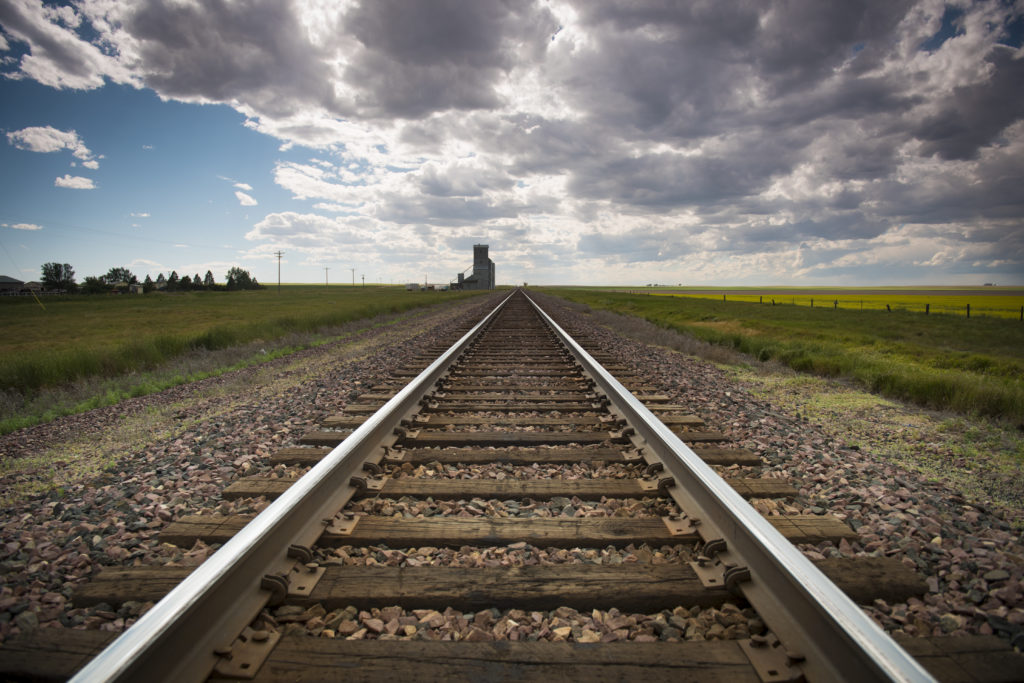
#> input picture input/Railroad.jpg, 1024 x 683 px
$ jupyter execute hough_impl.ipynb   (shell and % lines are left out)
#> lines starting #> are read from the running program, lines starting #| are printed output that depends on the picture; long printed decimals are rounded
# Hough transform

Using the input step, we repeat the edge detection:

[cell 1]
import cv2 as cv
import math
import matplotlib.pyplot as plt
import numpy as np

input_dir = './input/'
in_img_name = 'Railroad.jpg'
# in_img_name = 'hough_test.png'
in_img = cv.imread(input_dir + in_img_name, cv.IMREAD_GRAYSCALE)
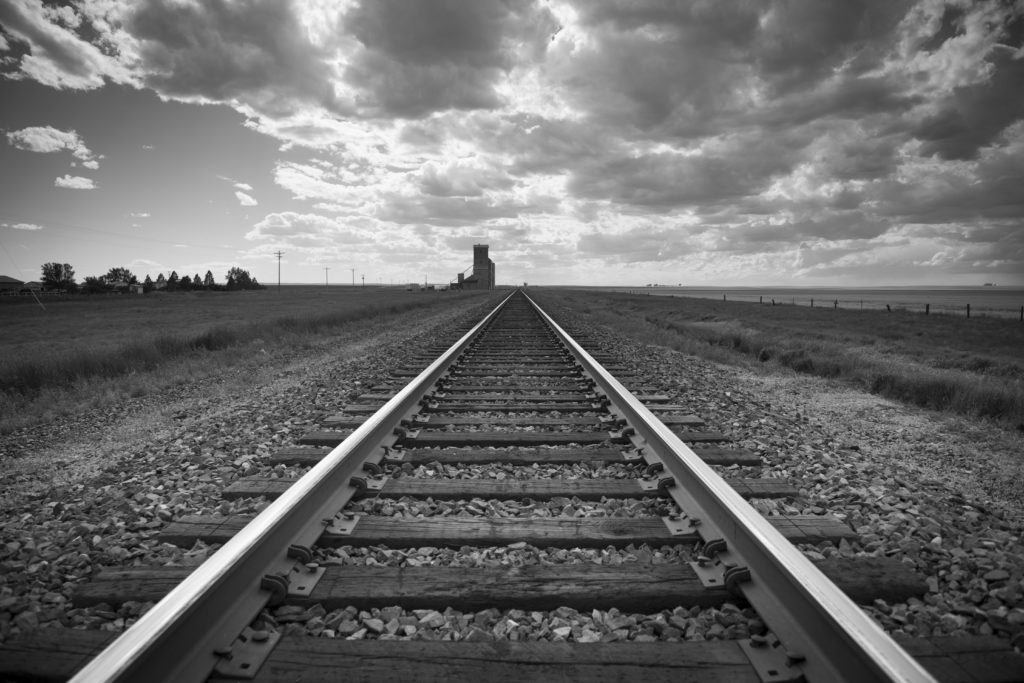
#> in_img: shape (683, 1024); min 0, max 255, mean 107.9

hough_threshold = 300

# Image with 2 white points
# in_img = np.zeros((50,50), np.uint8)
# in_img[10, 25] = 1
# in_img[40, 20] = 1

canny_thresholds = [460, 500]
edges = cv.Canny(in_img, canny_thresholds[0], canny_thresholds[1])
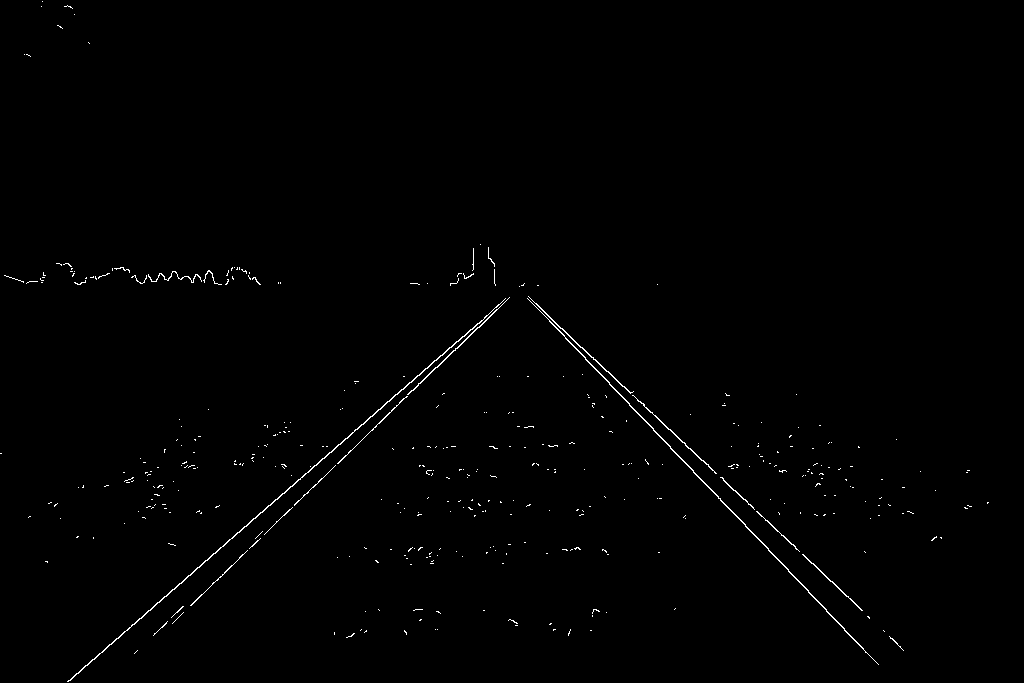
#> edges: shape (683, 1024); 0.6% white in thin lines or dots
in_img = edges
plt.figure(figsize=(15,10))
plt.imshow(in_img,cmap = 'gray')
plt.title('Input Image')
plt.show()

[cell 2]
# Hough transform implementation
img = in_img

rho_step = 1 # 1 pixel rho step
theta_step = np.pi / 180 # 1 degree step in radians
threshold = hough_threshold # acummulator filtering threshold

# theta is calculated from -90 to 90 degrees
min_theta = -np.pi/2
max_theta = np.pi/2

h, w = img.shape
#> h = 683; w = 1024

# maximum and minimum values for rho
# could also calculated as the diagonal of the image
max_rho = int(round(math.sqrt(w * w + h * h)))
#> max_rho = 1231
min_rho = -max_rho
#> min_rho = -1231

# number of values for rho and theta based on input params
num_angle = int(np.floor((max_theta - min_theta) / theta_step) + 1)
num_rho = int(round((max_rho - min_rho + 1) / rho_step))
#> num_rho = 2463

rho_offset = (num_rho - 1) / 2
#> rho_offset = 1231

# accumulator matrix sized larger with 2 to allow calculation of neighbors in the local maximum step
accum = np.zeros((num_rho + 2, num_angle + 2), int)

[cell 3]
# calculate values for accumulator
for i in range(h):
  for j in range(w):
    # skip black pixels
    if img[i,j] != 0:
      # iterate each angle from -90 to 90
      for n in range(num_angle):
        # theta angle in radians
        angle = min_theta + n * theta_step
        # Rho formula based on theory in hough space
        r = round(j * math.cos(angle) + i * math.sin(angle))
        # Move to center
        r += int(rho_offset)
        # increment accumulator, r+1, n+1 because of the accumulator size + 2
        accum[r,n] += 1
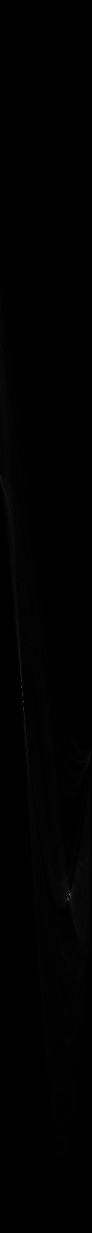
#> accum: shape (2465, 183) int64 (shown at 1/2 size); min 0, max 426, mean 1.7; drawn with min black and max white

[cell 4]
# print accumulator
plt.figure(figsize=(10,10))
# plt.imshow(np.repeat(accum, 3, axis=0),
  # extent=[np.rad2deg(max_theta), np.rad2deg(min_theta), max_rho, min_rho])
ah, aw = accum.shape
#> ah = 2465; aw = 183
x_repeat = ah / aw
#> x_repeat = 13.47
accum_resize = np.repeat(accum, x_repeat, axis=1)
plt.imshow(accum_resize)
plt.show()
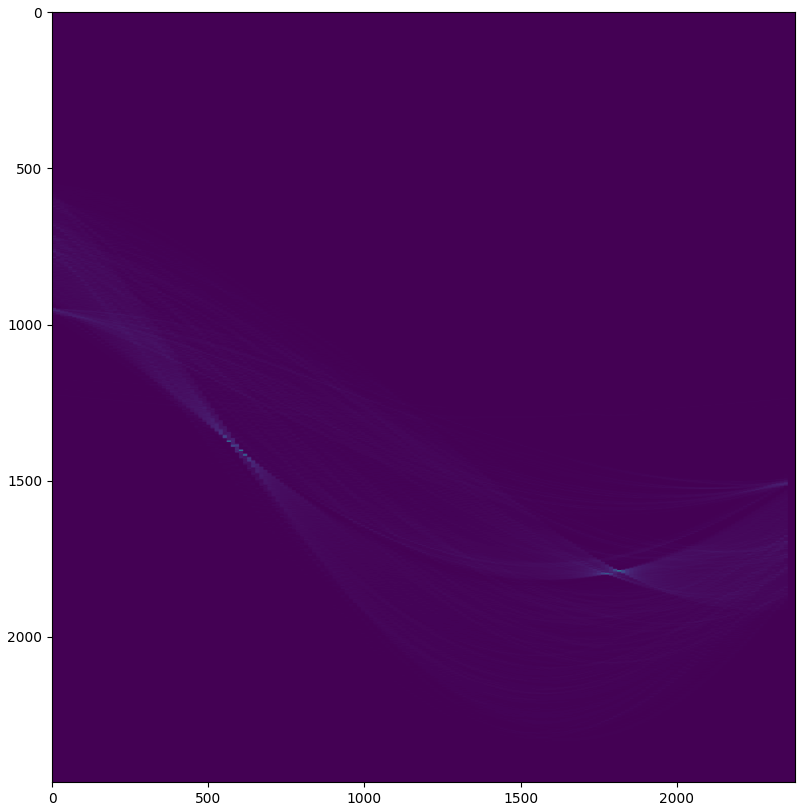
#> figure drawn by matplotlib, 1 panel

[cell 5]
# find local maximums
maximums = []

# compare each value in accumulator with the threshold and the neighbors
# if the value is a maximum, the numeric rho,theta pair is saved
for r in range(1, num_rho):
    for n in range(1, num_angle):
        current = accum[r,n]
        neighbors = np.array([accum[r, n-1], accum[r, n+1], accum[r-1, n], accum[r+1, n]])
        if current > threshold and (current > neighbors).all():
            maximums.append((r,n))
#> after the loop, maximums = [(1373, 43), (1789, 139), (1798, 136)]

# sort maximums by accumulator value
maximums.sort(key=lambda rho_theta: accum[rho_theta[0]][rho_theta[1]])
print(maximums)
#| [(1373, 43), (1798, 136), (1789, 139)]

[cell 6]
# create list of lines
# map the numeric rho,theta pairs back into actual pixels and radians
lines = []
for i in range(len(maximums)):
    r, th = maximums[i]
    rho = (r - rho_offset) * rho_step
    angle = min_theta + th * theta_step
    lines.append((rho, angle))

print(lines)
#| [(142.0, -0.8203), (567.0, 0.8029), (558.0, 0.8552)]

[cell 7]
# Draw the lines - same algorithm as OpenCV Hough Transform

# copy the input image, convert to colors so colored lines can be overlaid
output = cv.cvtColor(in_img, cv.COLOR_GRAY2BGR)
#> output: shape (683, 1024, 3); 0.6% white in thin lines or dots

# reverse hough transform - from rho and theta, compute x and y
# scalar is used to properly set the length of the line
scalar = 1e5
for i in range(len(lines)):
    rho = lines[i][0]
    theta = lines[i][1]
    a = math.cos(theta)
    b = math.sin(theta)
    x0 = a * rho
    y0 = b * rho
    pt1 = (int(x0 + scalar*(-b)), int(y0 + scalar*(a)))
    pt2 = (int(x0 - scalar*(-b)), int(y0 - scalar*(a)))
    cv.line(output, pt1, pt2, (0,0,255), 2, cv.LINE_AA)
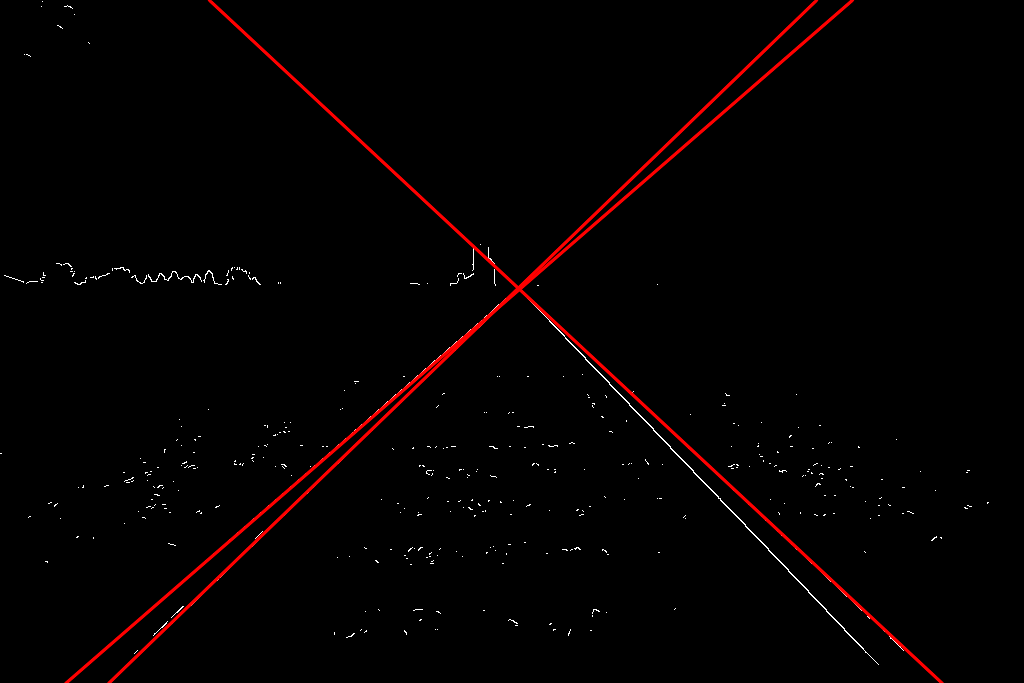
#> output: shape (683, 1024, 3); mean B, G, R 0.9, 0.9, 4.3

plt.figure(figsize=(15,10))
plt.imshow(output)
plt.title('Hough Transform')
plt.show()

$ run again, with input/Agriculture.jpg copied over input/Railroad.jpg
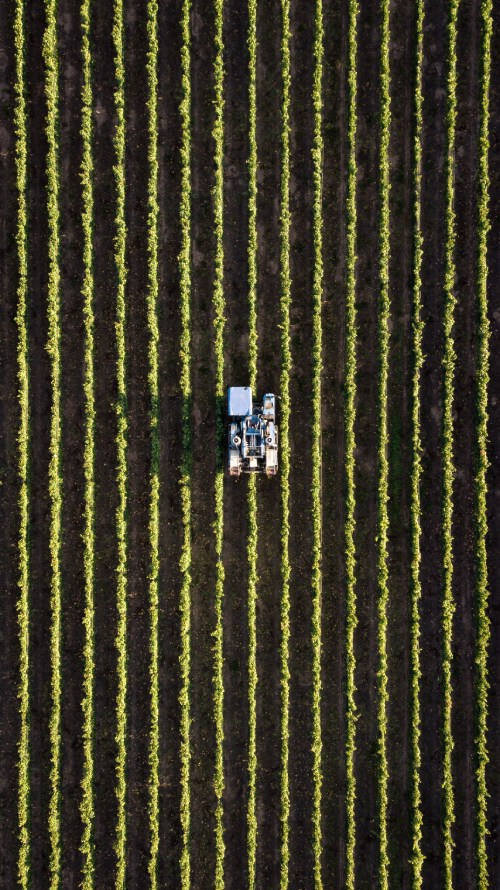
#> input picture input/Agriculture.jpg, 500 x 890 px
#> edges: shape (890, 500); 5.6% white in thin lines or dots
#> after the loop `for i in range(h):`:
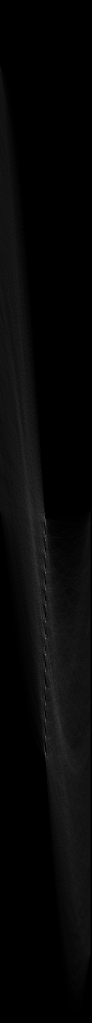
#> accum: shape (2045, 183) int64 (shown at 1/2 size); min 0, max 396, mean 12; drawn with min black and max white
#| [(1243, 90), (1210, 90), (1276, 90), (1309, 90)]
#| [(222.0, 0.0), (189.0, 0.0), (255.0, 0.0), (288.0, 0.0)]
#> after the loop `for i in range(len(lines)):`:
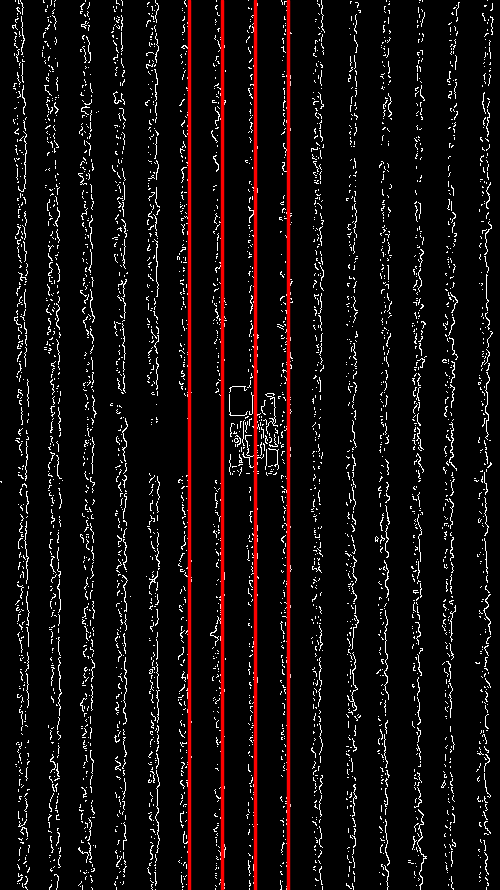
#> output: shape (890, 500, 3); mean B, G, R 12.5, 12.5, 19.5

$ run again, with input/Building1.jpg copied over input/Railroad.jpg
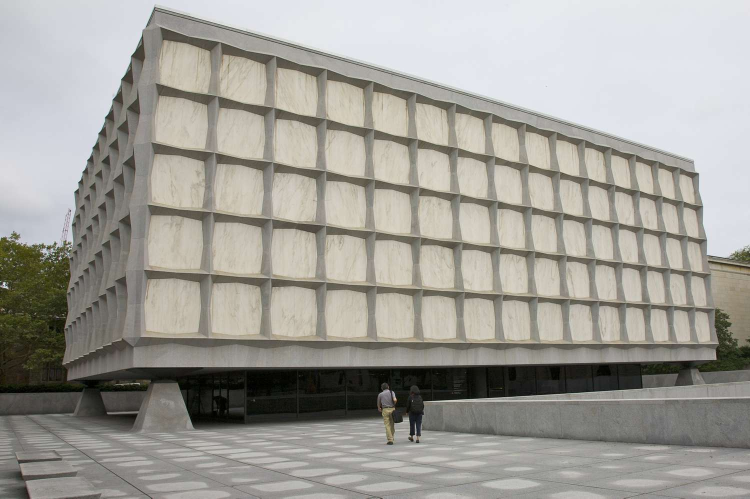
#> input picture input/Building1.jpg, 1500 x 997 px (shown at 1/2 size)
#> `edges = cv.Canny(in_img, canny_thresholds[0], canny_thresholds[1])`:
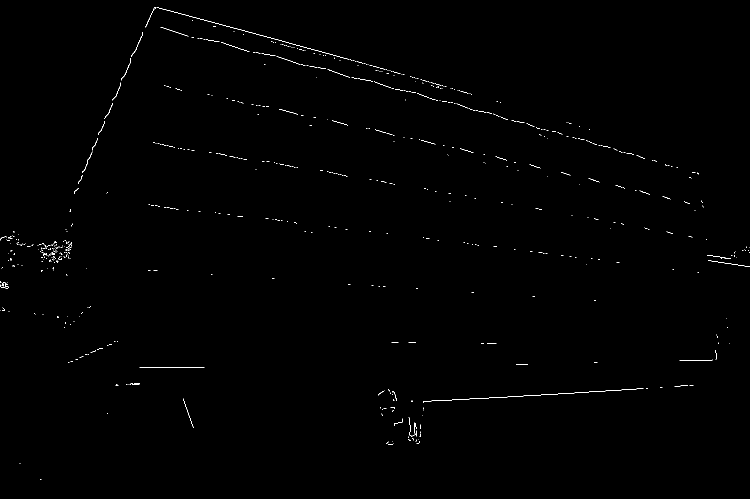
#> edges: shape (997, 1500) (shown at 1/2 size); 0.34% white in thin lines or dots
#> `plt.show()`:
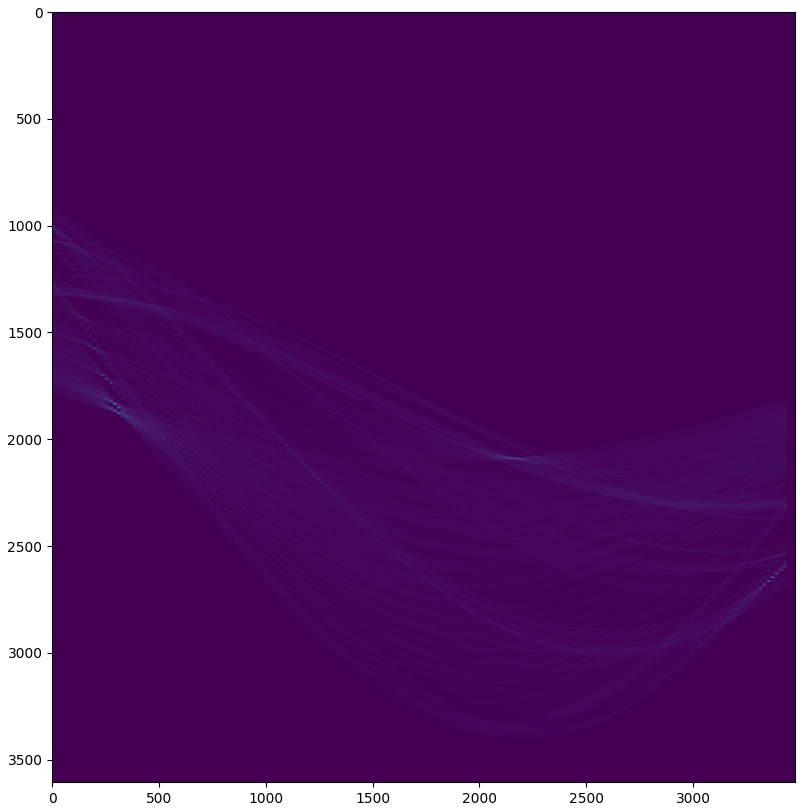
#> figure drawn by matplotlib, 1 panel
#> output: shape (997, 1500, 3); 0.34% white in thin lines or dots
